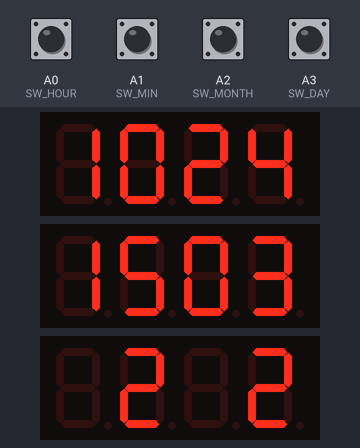
Recording of a sketch running on a simulated Arduino Uno, built with avr-gcc and run on an emulated ATmega328P. Parts: 3 × 4-digit seven-segment display. Inputs (shaded band) come from the test bench; at power-on: A0 (SW_HOUR), A1 (SW_MIN), A2 (SW_MONTH), A3 (SW_DAY) HIGH. The local clock reads 2024-03-15 10:24:30 at power-on unless the sketch sets it.

Above: at 0.6 s.
1.3 s: A0 (SW_HOUR) pulled LOW for 0.15 s
At 2.1 s:
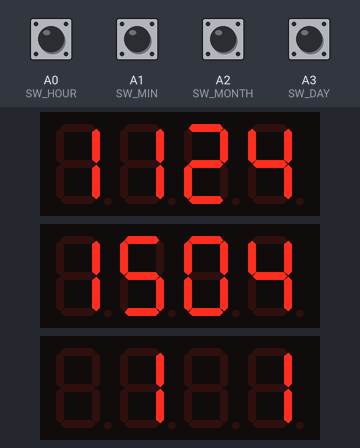
3.0 s: A1 (SW_MIN) pulled LOW for 0.15 s
At 3.8 s:
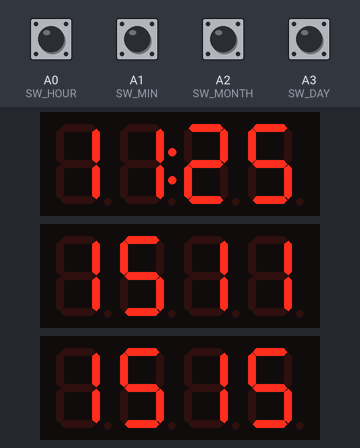
5.5 s: A2 (SW_MONTH) pulled LOW for 0.15 s
At 6.1 s:
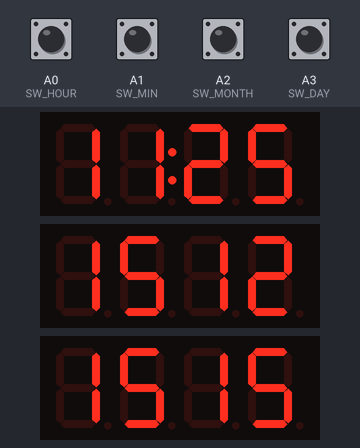
7.1 s: A3 (SW_DAY) pulled LOW for 0.15 s
8.8 s: A0 (SW_HOUR) pulled LOW for 1 s
At 11.3 s:
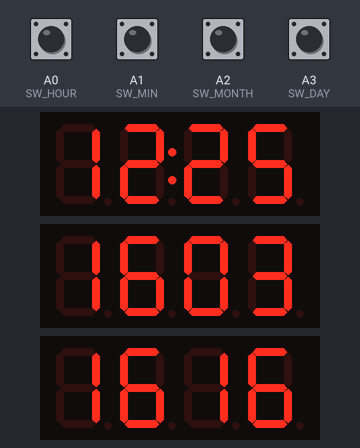
11.4 s: A1 (SW_MIN) pulled LOW for 1 s
At 13.4 s:
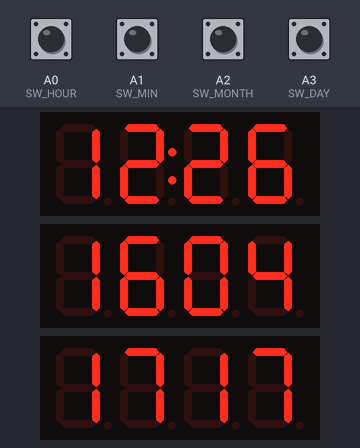
Timing chart, 0 to 14.9 s (numbered marks = the images above; inputs shaded):
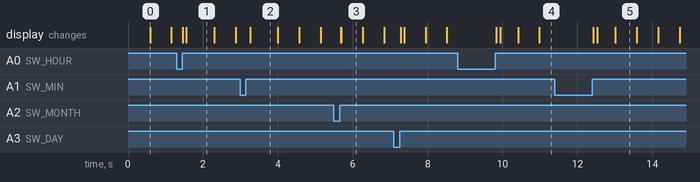

The sketch:

TM1637_4_buttons_react.ino
```cpp
/* name      : clock_4d_led_03_1.ino
   purpose   : Clock with 4 digit LED display (TM1637), using Arduino and RTC DS1307
   author    : LZ2WSG Veselin Georgiev
   site      : http://kn34pc.com/construct/lz2wsg_arduino_clock_4d_led.html
   date      : 2-12-2018
   revision  : v1.03.1
   used info : http://www.manelsoft.com/projects/arduino_ds1307_clock.aspx
             : http://playground.arduino.cc/Main/TM1637
             : http://www.ad7c.com/projects/ad9850-dds-vfo/
  ---------------------------------------------------------------------------------------------------------*/
#include <Wire.h>
#include "RTClib.h"                              // https://github.com/adafruit/RTClib
#include "TM1637.h"                              // https://github.com/avishorp/TM1637

#define CLK1 9                                    // TM1637 pin CLK1 ECRAN HEURE
#define DIO1 8                                    // TM1637 pin DIO1 ECRAN HEURE

#define CLK2 6                                    // TM1637 pin CLK2 ECRAN DATE
#define DIO2 7                                    // TM1637 pin DIO2 ECRAN DATE

#define CLK3 10                                   // TM1637 pin CLK3 ECRAN ANNEE
#define DIO3 11                                    // TM1637 pin DIO3 ECRAN ANNEE

#define SW_HOUR A0                               // Set HOURS button
#define SW_MIN  A1                               // Set MINUTES button

#define SW_MONTH A2                               // Set DAY button
#define SW_DAY  A3                               // Set Month button

#define SW_YEAR A4                               // Set YEAR button

TM1637 tm1637(CLK1, DIO1);
TM1637 tm1637b(CLK2, DIO2);
TM1637 tm1637c(CLK3, DIO3);

RTC_DS1307 RTC;                                  // RTC DS1307 use SDA(A4) and SCL(A5) pins

bool dp = true;                                  // digital points
bool rep = false;
uint8_t m;                                       // minutes
uint8_t h;                                       // hours
uint8_t mo;                                      // month
uint8_t d;                                       // day
uint8_t y;                                       // year
uint8_t tmp;
uint32_t vr = 0;                                 // time variable
//---------------------------------------------------------------------------------------------------------
void setup()
{
  pinMode(SW_HOUR, INPUT_PULLUP);
  pinMode(SW_MIN, INPUT_PULLUP);
  pinMode(SW_MONTH, INPUT_PULLUP);
  pinMode(SW_DAY, INPUT_PULLUP);
  pinMode(SW_YEAR, INPUT_PULLUP);

  Wire.begin();                                  // Initiate the Wire library and join the I2C bus

  RTC.begin();                                   // Initiate the RTC library
  // RTC.adjust(DateTime(__DATE__, __TIME__));

  tm1637.init();                                 // Initiate the TM1637 library
  tm1637.set(BRIGHTEST);                         // BRIGHT_TYPICAL = 2, BRIGHT_DARKEST = 0, BRIGHTEST = 7
  tm1637b.init();                                 // Initiate the TM1637 library
  tm1637b.set(BRIGHTEST);                         // BRIGHT_TYPICAL = 2, BRIGHT_DARKEST = 0, BRIGHTEST = 7
  tm1637c.init();                                 // Initiate the TM1637 library
  tm1637c.set(BRIGHTEST);                         // BRIGHT_TYPICAL = 2, BRIGHT_DARKEST = 0, BRIGHTEST = 7
}
//---------------------------------------------------------------------------------------------------------
void loop()
{
  if (millis() - vr > 500) {                     // time refresh (and digital points blink): every 0,5 sec
    show_time();
    tm1637.point(dp);
    dp = !dp;
    vr = millis();
  }
  show_day();
  show_month();
  show_year();

  if (read_button(SW_HOUR) > 0) {
    DateTime now = RTC.now();
    tmp = now.hour();
    if (tmp == 23)
      tmp = 0;
    else
      tmp++;
    RTC.adjust(DateTime(now.year(), now.year(), now.day(), tmp, now.minute(), now.second()));
    show_time();
    delay(10);
  }

  if (read_button(SW_MIN) > 0) {
    DateTime now = RTC.now();
    tmp = now.minute();
    if (tmp == 59)
      tmp = 0;
    else
      tmp++;
    RTC.adjust(DateTime(now.year(), now.year(), now.day(), now.hour(), tmp, 0));
    show_time();
    delay(10);
  }
 if (read_button(SW_DAY) > 0) {
    DateTime now = RTC.now();
    tmp = now.day();
    if (tmp ==  31)
      tmp = 0;
    else
      tmp++;
    RTC.adjust(DateTime(now.year(), now.month(), tmp, now.hour(), now.minute()));
    show_day();
    delay(10);
 }
  if (read_button(SW_MONTH) > 0) {
    DateTime now = RTC.now();
    tmp = now.month();
    if (tmp ==  12)
      tmp = 1;
    else
      tmp++;
    RTC.adjust(DateTime(now.year(), tmp, now.day(), now.hour(), now.minute()));
    show_month();
    delay(10);
  }


  if (rep) {
    if (digitalRead(SW_HOUR) && digitalRead(SW_MIN) && digitalRead(SW_DAY)&& digitalRead(SW_MONTH)&& digitalRead(SW_YEAR))
      rep = false;
  }
}
//---------------------------------------------------------------------------------------------------------
void show_time()                                 // Time Format -> HH : MM
{
  DateTime now = RTC.now();

  h = now.hour();
  m = now.minute();
  tm1637.display(0, h / 10);
  tm1637.display(1, h % 10);
  tm1637.display(2, m / 10);
  tm1637.display(3, m % 10);
}
void show_day()                                 // Time Format -> HH : MM
{
  DateTime now = RTC.now();
  h = now.hour();
  m = now.minute();
  d = now.day();
  mo = now.month();
  tm1637b.display(0, d / 10);
  tm1637b.display(1, d % 10);
  tm1637b.display(2, mo / 10);
  tm1637b.display(3, mo % 10);
}
void show_month()                                 // Time Format -> HH : MM
{
  DateTime now = RTC.now();
  h = now.hour();
  m = now.minute();
  d = now.day();
  mo = now.month();
  tm1637b.display(0, d / 10);
  tm1637b.display(1, d % 10);
  tm1637b.display(2, mo / 10);
  tm1637b.display(3, mo % 10);
}
void show_year()                                 // Time Format -> HH : MM
{
  DateTime now = RTC.now();
  h = now.hour();
  m = now.minute();
  d = now.day();
  mo = now.month();
  y = now.year();
  tm1637c.display(0, y / 10);
  tm1637c.display(1, y % 10);
  tm1637c.display(2, y / 10);
  tm1637c.display(3, y % 10);
}


//---------------------------------------------------------------------------------------------------------
int read_button (uint8_t pin_wbutton) {     // push button state, return: 0(very fast), 1(fast), 2(slow)
  uint32_t vr_start = 0;
  uint32_t vr_button = 0;
  uint8_t  wposition = 0;
  uint16_t wzab;

  if (rep)
    wzab = 200;
  else
    wzab = 1000;

  vr_start = millis();
  while (digitalRead(pin_wbutton) == LOW) {
    vr_button = millis() - vr_start;
    if (vr_button > wzab) {
      rep = true;
      break;
    }
  }
  if (vr_button < 30)                       // 'nothing' for debounce
    wposition = 0;
  else if (vr_button > 100)                 // slow push button
    wposition = 2;
  else wposition = 1;                       // fast push button

  return wposition;
}
```

Measured:
- after the input at 1.3 s, the display: first changes after 0.16 s (image 1 shows a later state)
- after the input at 3.0 s, the display: changes after 0.27 s (image 2)
- after the input at 5.5 s, the display: first changes after 0.18 s (image 3 shows a later state)
- after the input at 8.8 s, the display: first changes after 1.0 s (image 4 shows a later state)
- after the input at 11.4 s, the display: first changes after 1.0 s (image 5 shows a later state)
